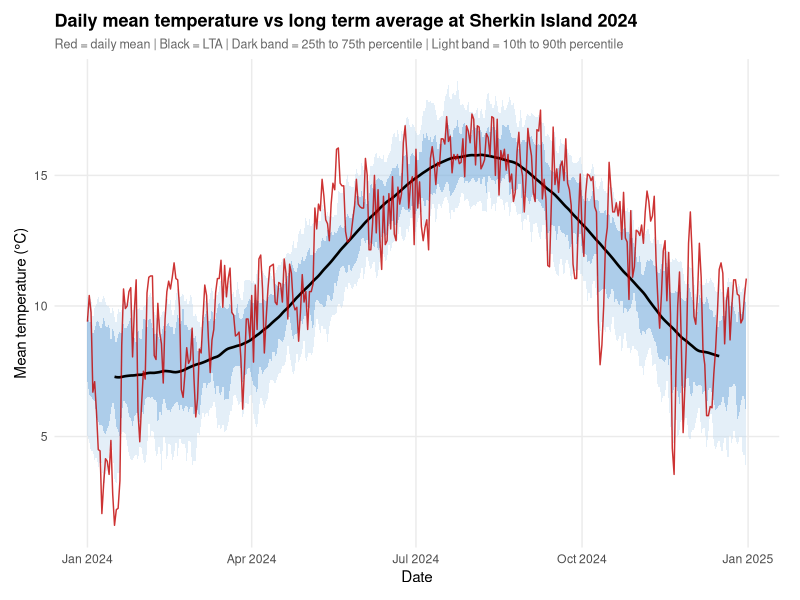
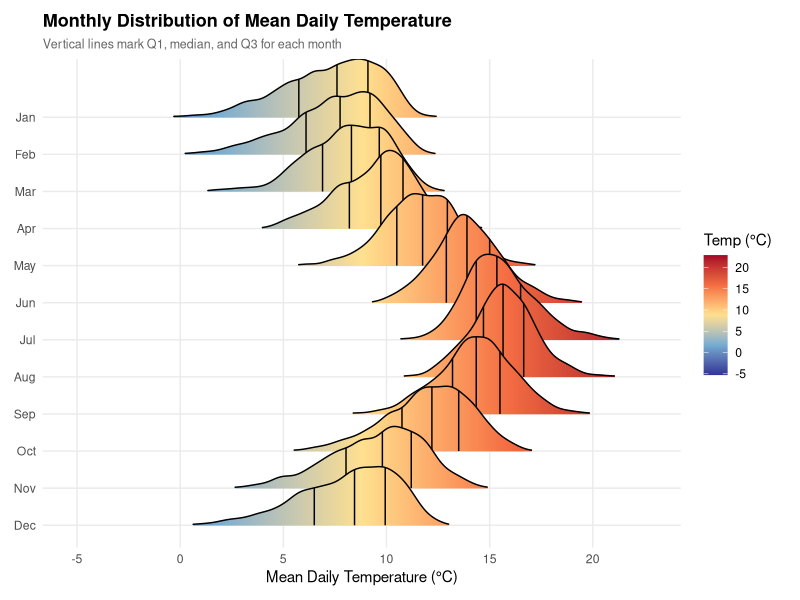
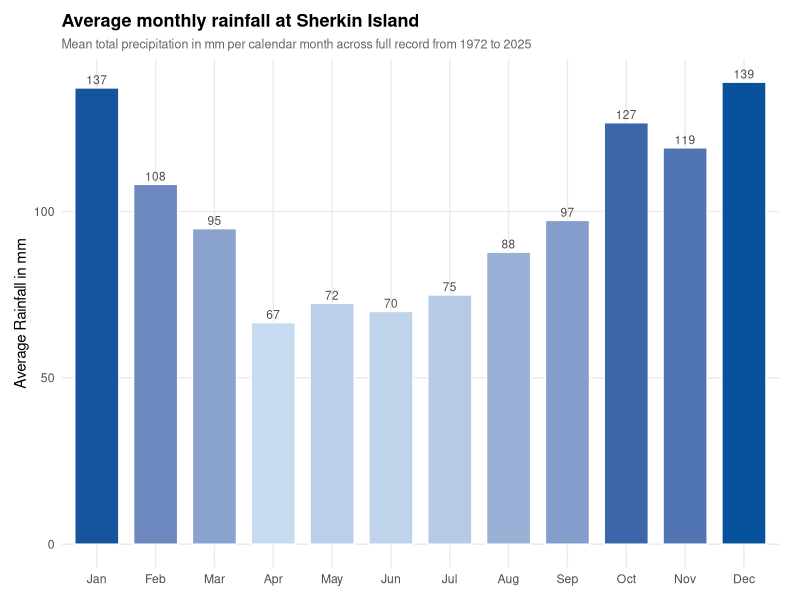
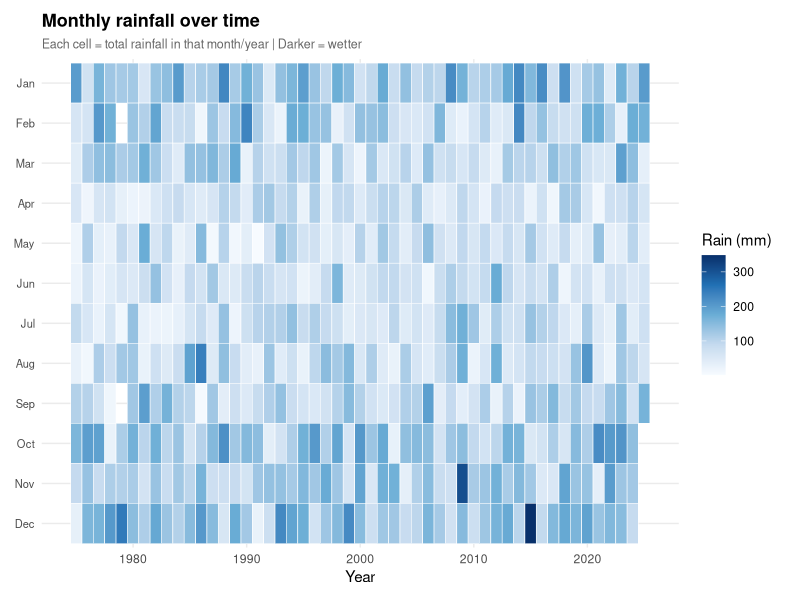
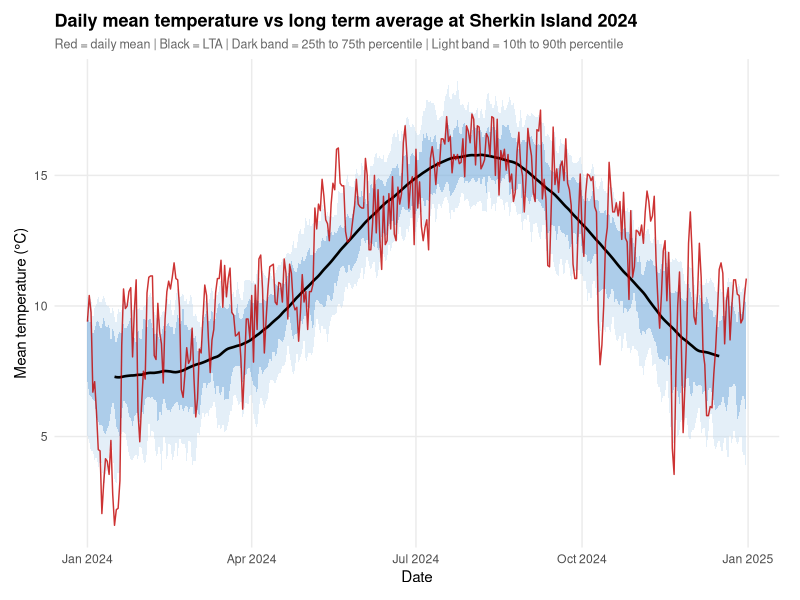
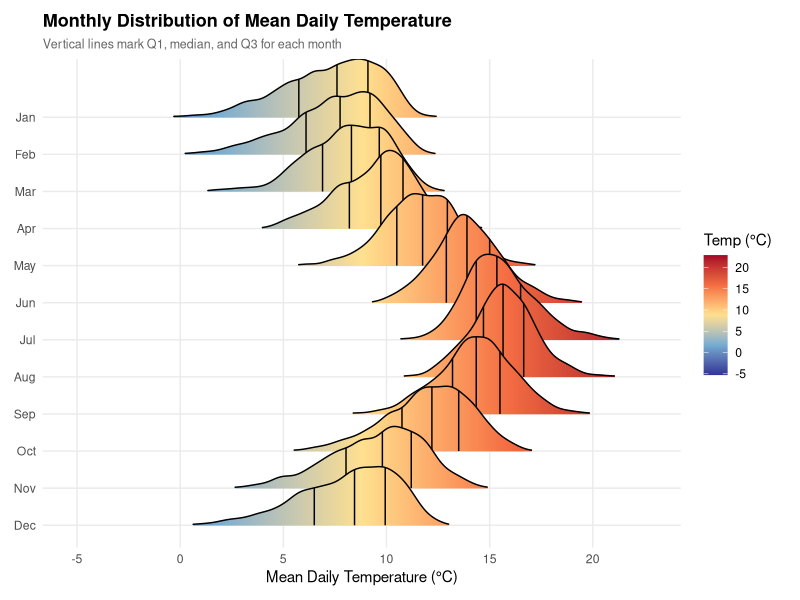
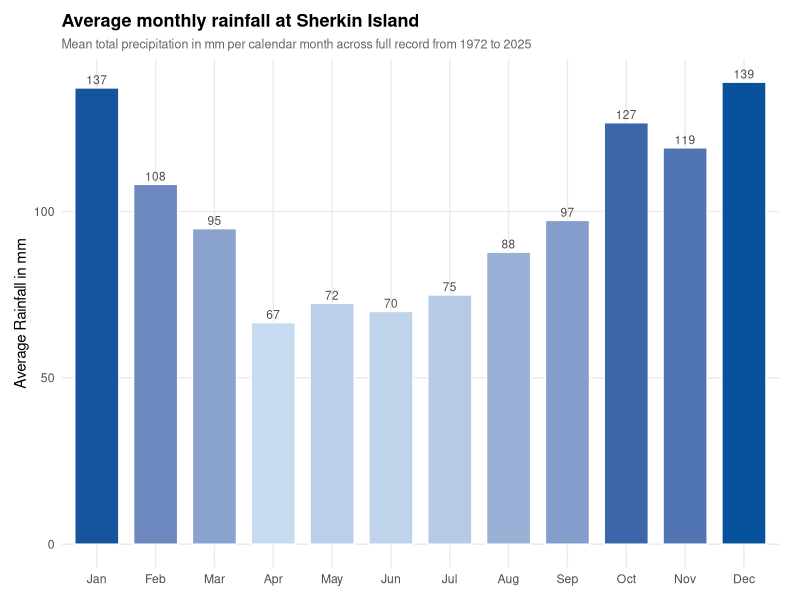
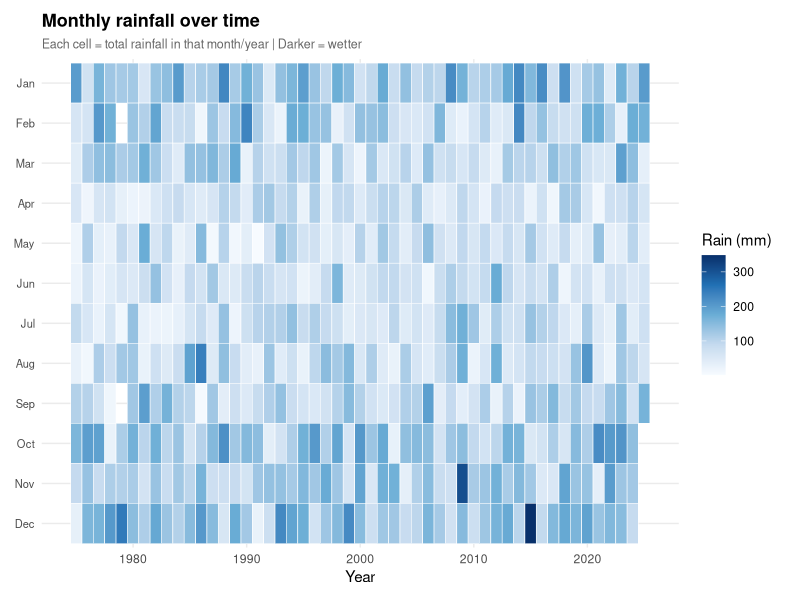

Reproduce these figures in R, in order.
if (!requireNamespace("tidyverse", quietly = TRUE)) install.packages("tidyverse")
if (!requireNamespace("forecast",  quietly = TRUE)) install.packages("forecast")
if (!requireNamespace("ggridges",  quietly = TRUE)) install.packages("ggridges")

library(tidyverse)
library(lubridate)
library(forecast)
library(ggridges)

filter <- dplyr::filter

raw <- read.csv("Data Sherkin Island.csv",
                skip        = 13,
                header      = TRUE,
                na.strings  = c("", " "),
                stringsAsFactors = FALSE)

df <- raw %>%
  select(date, rain = rain, maxt = maxt, mint = mint) %>%
  mutate(
    date      = dmy(date),
    rain      = suppressWarnings(as.numeric(rain)),
    maxt      = suppressWarnings(as.numeric(maxt)),
    mint      = suppressWarnings(as.numeric(mint)),
    meant     = (maxt + mint) / 2,
    year      = year(date),
    month     = month(date, label = TRUE, abbr = TRUE),
    month_num = month(date),
    doy       = yday(date)
  ) %>%
  filter(!is.na(date))

doy_avg <- df %>%
  filter(!is.na(meant)) %>%
  group_by(doy) %>%
  summarise(
    lta_meant = mean(meant, na.rm = TRUE),
    lta_maxt  = mean(maxt,  na.rm = TRUE),
    lta_mint  = mean(mint,  na.rm = TRUE),
    .groups = "drop"
  ) %>%
  arrange(doy) %>%
  mutate(
    lta_meant = as.numeric(ma(lta_meant, order = 30, centre = TRUE)),
    lta_maxt  = as.numeric(ma(lta_maxt,  order = 30, centre = TRUE)),
    lta_mint  = as.numeric(ma(lta_mint,  order = 30, centre = TRUE))
  )

doy_percentiles <- df %>%
  filter(!is.na(meant)) %>%
  group_by(doy) %>%
  summarise(
    p10 = quantile(meant, 0.10, na.rm = TRUE),
    p25 = quantile(meant, 0.25, na.rm = TRUE),
    p75 = quantile(meant, 0.75, na.rm = TRUE),
    p90 = quantile(meant, 0.90, na.rm = TRUE),
    .groups = "drop"
  )

df <- df %>%
  left_join(doy_avg, by = "doy") %>%
  left_join(doy_percentiles, by = "doy") %>%
  mutate(
    dep_meant = meant - lta_meant,
    dep_maxt  = maxt  - lta_maxt,
    dep_mint  = mint  - lta_mint
  )

cat("Temperature quartiles \n")
for (v in c("meant", "maxt", "mint")) {
  q <- quantile(df[[v]], probs = c(0, 0.25, 0.5, 0.75, 1), na.rm = TRUE)
  cat(sprintf("%s -> Min: %.1f  Q1: %.1f  Median: %.1f  Q3: %.1f  Max: %.1f\n",
              v, q[1], q[2], q[3], q[4], q[5]))
}

cat(" Rainfall analysis ")

df <- df %>% mutate(rainy_day = !is.na(rain) & rain > 0.1)

p_rain <- mean(df$rainy_day[!is.na(df$rain)])
cat(sprintf("P(rainy day) = %.4f  (%.1f%% of days)\n", p_rain, p_rain * 100))

monthly_avg <- df %>%
  filter(!is.na(rain)) %>%
  group_by(year, month_num, month) %>%
  summarise(total = sum(rain, na.rm = TRUE), .groups = "drop") %>%
  group_by(month_num, month) %>%
  summarise(avg_rain = mean(total, na.rm = TRUE), .groups = "drop") %>%
  arrange(month_num)

cat("\nAverage monthly rainfall in mm:\n")
print(as.data.frame(monthly_avg[, c("month", "avg_rain")]))

yearly_anomaly <- df %>%
  filter(!is.na(dep_meant)) %>%
  group_by(year) %>%
  summarise(mean_dep = mean(dep_meant, na.rm = TRUE), .groups = "drop") %>%
  mutate(z_score = as.numeric(scale(mean_dep)))

cat("Top five warmest years z-score \n")
print(yearly_anomaly %>% arrange(desc(z_score)) %>% head(5))
cat("Top five coldest years z-score \n")
print(yearly_anomaly %>% arrange(z_score) %>% head(5))

theme_clean <- theme_minimal(base_size = 11) +
  theme(
    plot.title       = element_text(face = "bold", size = 13),
    plot.subtitle    = element_text(size = 9, colour = "grey40"),
    panel.grid.minor = element_blank(),
    plot.margin      = margin(10, 15, 10, 10)
  )

chosen_year <- 2024
temp_year <- df %>% filter(year == chosen_year)

p1 <- ggplot(temp_year, aes(x = date)) +
  geom_ribbon(aes(ymin = p10, ymax = p90), fill = "#BDD7EE", alpha = 0.4) +
  geom_ribbon(aes(ymin = p25, ymax = p75), fill = "#5B9BD5", alpha = 0.4) +
  geom_line(aes(y = lta_meant), colour = "black", linewidth = 0.9) +
  geom_line(aes(y = meant), colour = "#C00000", linewidth = 0.5, alpha = 0.8) +
  labs(
    title    = "Daily mean temperature vs long term average at Sherkin Island 2024",
    subtitle = "Red = daily mean | Black = LTA | Dark band = 25th to 75th percentile | Light band = 10th to 90th percentile",
    x = "Date", y = "Mean temperature (°C)"
  ) +
  theme_clean

print(p1)
ggsave("plot1_temp_vs_lta.png", p1, width = 10, height = 5, dpi = 180)

p2 <- df %>%
  filter(!is.na(meant)) %>%
  ggplot(aes(x = meant, y = fct_rev(month), fill = after_stat(x))) +
  geom_density_ridges_gradient(scale = 2.5, rel_min_height = 0.01,
                               quantile_lines = TRUE, quantiles = c(0.25, 0.5, 0.75)) +
  scale_fill_gradientn(
    colours = c("#313695", "#74ADD1", "#FEE090", "#F46D43", "#A50026"),
    name = "Temp (°C)"
  ) +
  labs(
    title    = "Monthly Distribution of Mean Daily Temperature",
    subtitle = "Vertical lines mark Q1, median, and Q3 for each month",
    x = "Mean Daily Temperature (°C)", y = NULL
  ) +
  theme_clean

print(p2)
ggsave("plot2_temp_ridgeline.png", p2, width = 8, height = 7, dpi = 180)

p3 <- monthly_avg %>%
  ggplot(aes(x = fct_reorder(month, month_num), y = avg_rain, fill = avg_rain)) +
  geom_col(width = 0.75, colour = "white") +
  geom_text(aes(label = round(avg_rain, 0)), vjust = -0.4, size = 3, colour = "grey30") +
  scale_fill_gradient(low = "#C6DBEF", high = "#08519C", name = "mm") +
  labs(
    title    = "Average monthly rainfall at Sherkin Island",
    subtitle = "Mean total precipitation in mm per calendar month across full record from 1972 to 2025",
    x = NULL, y = "Average Rainfall in mm"
  ) +
  theme_clean + theme(legend.position = "none")

print(p3)
ggsave("plot3_monthly_rain_bar.png", p3, width = 8, height = 5, dpi = 180)

monthly_rain_ts <- df %>%
  filter(!is.na(rain), year >= 1975) %>%
  group_by(year, month_num, month) %>%
  summarise(total = sum(rain, na.rm = TRUE), .groups = "drop")

p4 <- ggplot(monthly_rain_ts, aes(x = year, y = fct_rev(month), fill = total)) +
  geom_tile(colour = "white", linewidth = 0.2) +
  scale_fill_gradientn(
    colours = c("#F7FBFF", "#C6DBEF", "#6BAED6", "#2171B5", "#08306B"),
    name = "Rain (mm)", na.value = "grey90"
  ) +
  labs(
    title    = "Monthly rainfall over time",
    subtitle = "Each cell = total rainfall in that month/year | Darker = wetter",
    x = "Year", y = NULL
  ) +
  theme_clean + theme(axis.text.y = element_text(size = 8))

print(p4)
ggsave("plot4_rain_heatmap.png", p4, width = 12, height = 5, dpi = 180)

p5 <- yearly_anomaly %>%
  mutate(direction = ifelse(z_score >= 0, "Warmer", "Cooler")) %>%
  ggplot(aes(x = year, y = z_score, fill = direction)) +
  geom_col(width = 0.8) +
  scale_fill_manual(values = c("Warmer" = "#C00000", "Cooler" = "#2171B5"), name = NULL) +
  geom_hline(yintercept = c(-2, 2), linetype = "dashed", colour = "grey50") +
  labs(
    title    = "Standardised annual temperature anomaly",
    subtitle = "Z scores relative to long term mean | Dashed lines = +/-2 standard deviations",
    x = "Year", y = "Z score"
  ) +
  theme_clean
